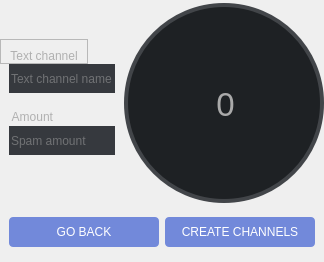
                   <widget class="QWidget" name="create_channels_page">
                    <layout class="QVBoxLayout" name="verticalLayout_14">
                     <property name="spacing">
                      <number>0</number>
                     </property>
                     <property name="leftMargin">
                      <number>0</number>
                     </property>
                     <property name="topMargin">
                      <number>0</number>
                     </property>
                     <property name="rightMargin">
                      <number>0</number>
                     </property>
                     <property name="bottomMargin">
                      <number>0</number>
                     </property>
                     <item>
                      <widget class="QFrame" name="frame_32">
                       <property name="sizePolicy">
                        <sizepolicy hsizetype="Preferred" vsizetype="Expanding">
                         <horstretch>0</horstretch>
                         <verstretch>0</verstretch>
                        </sizepolicy>
                       </property>
                       <property name="cursor">
                        <cursorShape>ArrowCursor</cursorShape>
                       </property>
                       <property name="frameShape">
                        <enum>QFrame::NoFrame</enum>
                       </property>
                       <property name="frameShadow">
                        <enum>QFrame::Raised</enum>
                       </property>
                       <layout class="QHBoxLayout" name="horizontalLayout_42">
                        <property name="spacing">
                         <number>0</number>
                        </property>
                        <property name="leftMargin">
                         <number>0</number>
                        </property>
                        <property name="topMargin">
                         <number>0</number>
                        </property>
                        <property name="rightMargin">
                         <number>0</number>
                        </property>
                        <property name="bottomMargin">
                         <number>0</number>
                        </property>
                        <item>
                         <widget class="QFrame" name="frame_33">
                          <property name="sizePolicy">
                           <sizepolicy hsizetype="Preferred" vsizetype="Fixed">
                            <horstretch>0</horstretch>
                            <verstretch>0</verstretch>
                           </sizepolicy>
                          </property>
                          <property name="frameShape">
                           <enum>QFrame::NoFrame</enum>
                          </property>
                          <property name="frameShadow">
                           <enum>QFrame::Raised</enum>
                          </property>
                          <layout class="QVBoxLayout" name="verticalLayout_15">
                           <property name="spacing">
                            <number>0</number>
                           </property>
                           <property name="leftMargin">
                            <number>0</number>
                           </property>
                           <property name="topMargin">
                            <number>0</number>
                           </property>
                           <property name="rightMargin">
                            <number>0</number>
                           </property>
                           <property name="bottomMargin">
                            <number>0</number>
                           </property>
                           <item alignment="Qt::AlignLeft|Qt::AlignBottom">
                            <widget class="QFrame" name="frame_36">
                             <property name="frameShape">
                              <enum>QFrame::StyledPanel</enum>
                             </property>
                             <property name="frameShadow">
                              <enum>QFrame::Raised</enum>
                             </property>
                             <layout class="QHBoxLayout" name="horizontalLayout_46">
                              <property name="bottomMargin">
                               <number>0</number>
                              </property>
                              <item>
                               <widget class="QPushButton" name="channel_type_button">
                                <property name="cursor">
                                 <cursorShape>PointingHandCursor</cursorShape>
                                </property>
                                <property name="styleSheet">
                                 <string notr="true">color:rgb(176, 176, 176);
border:None</string>
                                </property>
                                <property name="text">
                                 <string>Text channel</string>
                                </property>
                               </widget>
                              </item>
                             </layout>
                            </widget>
                           </item>
                           <item alignment="Qt::AlignTop">
                            <widget class="QFrame" name="frame_35">
                             <property name="sizePolicy">
                              <sizepolicy hsizetype="Preferred" vsizetype="Preferred">
                               <horstretch>0</horstretch>
                               <verstretch>0</verstretch>
                              </sizepolicy>
                             </property>
                             <property name="minimumSize">
                              <size>
                               <width>0</width>
                               <height>100</height>
                              </size>
                             </property>
                             <property name="maximumSize">
                              <size>
                               <width>16777215</width>
                               <height>16777215</height>
                              </size>
                             </property>
                             <property name="styleSheet">
                              <string notr="true">QLineEdit{
background:rgb(54,57,62);
color:rgb(170, 170, 170);
border:None;}</string>
                             </property>
                             <property name="frameShape">
                              <enum>QFrame::NoFrame</enum>
                             </property>
                             <property name="frameShadow">
                              <enum>QFrame::Raised</enum>
                             </property>
                             <layout class="QVBoxLayout" name="verticalLayout_16">
                              <property name="spacing">
                               <number>2</number>
                              </property>
                              <property name="topMargin">
                               <number>0</number>
                              </property>
                              <item>
                               <widget class="QLineEdit" name="channel_name_entry">
                                <property name="sizePolicy">
                                 <sizepolicy hsizetype="Minimum" vsizetype="Fixed">
                                  <horstretch>0</horstretch>
                                  <verstretch>0</verstretch>
                                 </sizepolicy>
                                </property>
                                <property name="maximumSize">
                                 <size>
                                  <width>16777215</width>
                                  <height>30</height>
                                 </size>
                                </property>
                                <property name="text">
                                 <string/>
                                </property>
                                <property name="placeholderText">
                                 <string>Text channel name</string>
                                </property>
                               </widget>
                              </item>
                              <item alignment="Qt::AlignBottom">
                               <widget class="QLabel" name="label_11">
                                <property name="styleSheet">
                                 <string notr="true">color:rgb(176, 176, 176);</string>
                                </property>
                                <property name="text">
                                 <string> Amount</string>
                                </property>
                               </widget>
                              </item>
                              <item>
                               <widget class="QLineEdit" name="spam_amount_c">
                                <property name="sizePolicy">
                                 <sizepolicy hsizetype="Minimum" vsizetype="Fixed">
                                  <horstretch>0</horstretch>
                                  <verstretch>0</verstretch>
                                 </sizepolicy>
                                </property>
                                <property name="minimumSize">
                                 <size>
                                  <width>0</width>
                                  <height>0</height>
                                 </size>
                                </property>
                                <property name="maximumSize">
                                 <size>
                                  <width>16777215</width>
                                  <height>30</height>
                                 </size>
                                </property>
                                <property name="placeholderText">
                                 <string>Spam amount</string>
                                </property>
                               </widget>
                              </item>
                             </layout>
                            </widget>
                           </item>
                          </layout>
                         </widget>
                        </item>
                        <item>
                         <widget class="QFrame" name="frame_34">
                          <property name="frameShape">
                           <enum>QFrame::NoFrame</enum>
                          </property>
                          <property name="frameShadow">
                           <enum>QFrame::Raised</enum>
                          </property>
                          <layout class="QHBoxLayout" name="horizontalLayout_45">
                           <property name="leftMargin">
                            <number>0</number>
                           </property>
                           <property name="topMargin">
                            <number>3</number>
                           </property>
                           <property name="rightMargin">
                            <number>0</number>
                           </property>
                           <property name="bottomMargin">
                            <number>0</number>
                           </property>
                           <item>
                            <widget class="QFrame" name="create_channels_progresss_bar">
                             <property name="sizePolicy">
                              <sizepolicy hsizetype="Fixed" vsizetype="Fixed">
                               <horstretch>0</horstretch>
                               <verstretch>0</verstretch>
                              </sizepolicy>
                             </property>
                             <property name="minimumSize">
                              <size>
                               <width>200</width>
                               <height>200</height>
                              </size>
                             </property>
                             <property name="styleSheet">
                              <string notr="true">background:rgb(66,69,73);
border-radius:100px</string>
                             </property>
                             <property name="frameShape">
                              <enum>QFrame::NoFrame</enum>
                             </property>
                             <property name="frameShadow">
                              <enum>QFrame::Raised</enum>
                             </property>
                             <layout class="QHBoxLayout" name="horizontalLayout_43">
                              <property name="spacing">
                               <number>0</number>
                              </property>
                              <property name="leftMargin">
                               <number>0</number>
                              </property>
                              <property name="topMargin">
                               <number>0</number>
                              </property>
                              <property name="rightMargin">
                               <number>0</number>
                              </property>
                              <property name="bottomMargin">
                               <number>0</number>
                              </property>
                              <item alignment="Qt::AlignHCenter">
                               <widget class="QFrame" name="createChannelsProgress">
                                <property name="sizePolicy">
                                 <sizepolicy hsizetype="Minimum" vsizetype="Minimum">
                                  <horstretch>0</horstretch>
                                  <verstretch>0</verstretch>
                                 </sizepolicy>
                                </property>
                                <property name="minimumSize">
                                 <size>
                                  <width>200</width>
                                  <height>200</height>
                                 </size>
                                </property>
                                <property name="styleSheet">
                                 <string notr="true">border-radius:100px;
background:qconicalgradient(cx:0.5, cy:0.5, angle:90, stop:0.999 rgba(0, 0, 0, 0), stop:1.000 rgba(0, 184, 163,255))
</string>
                                </property>
                                <property name="frameShape">
                                 <enum>QFrame::NoFrame</enum>
                                </property>
                                <property name="frameShadow">
                                 <enum>QFrame::Raised</enum>
                                </property>
                                <layout class="QHBoxLayout" name="horizontalLayout_44">
                                 <property name="spacing">
                                  <number>0</number>
                                 </property>
                                 <property name="leftMargin">
                                  <number>0</number>
                                 </property>
                                 <property name="topMargin">
                                  <number>0</number>
                                 </property>
                                 <property name="rightMargin">
                                  <number>0</number>
                                 </property>
                                 <property name="bottomMargin">
                                  <number>0</number>
                                 </property>
                                 <item>
                                  <widget class="QFrame" name="create_channels_progress_cap">
                                   <property name="sizePolicy">
                                    <sizepolicy hsizetype="Fixed" vsizetype="Fixed">
                                     <horstretch>0</horstretch>
                                     <verstretch>0</verstretch>
                                    </sizepolicy>
                                   </property>
                                   <property name="minimumSize">
                                    <size>
                                     <width>192</width>
                                     <height>192</height>
                                    </size>
                                   </property>
                                   <property name="styleSheet">
                                    <string notr="true">background:rgb(30,33,36);
border-radius:96px</string>
                                   </property>
                                   <property name="frameShape">
                                    <enum>QFrame::NoFrame</enum>
                                   </property>
                                   <property name="frameShadow">
                                    <enum>QFrame::Raised</enum>
                                   </property>
                                   <widget class="QLabel" name="create_channels_percent_label">
                                    <property name="geometry">
                                     <rect>
                                      <x>40</x>
                                      <y>68</y>
                                      <width>115</width>
                                      <height>59</height>
                                     </rect>
                                    </property>
                                    <property name="font">
                                     <font>
                                      <pointsize>25</pointsize>
                                     </font>
                                    </property>
                                    <property name="styleSheet">
                                     <string notr="true">color:rgb(170, 170, 170)</string>
                                    </property>
                                    <property name="text">
                                     <string>0</string>
                                    </property>
                                    <property name="alignment">
                                     <set>Qt::AlignCenter</set>
                                    </property>
                                   </widget>
                                  </widget>
                                 </item>
                                </layout>
                               </widget>
                              </item>
                             </layout>
                            </widget>
                           </item>
                          </layout>
                         </widget>
                        </item>
                       </layout>
                      </widget>
                     </item>
                     <item>
                      <widget class="QFrame" name="frame_31">
                       <property name="sizePolicy">
                        <sizepolicy hsizetype="Preferred" vsizetype="Minimum">
                         <horstretch>0</horstretch>
                         <verstretch>0</verstretch>
                        </sizepolicy>
                       </property>
                       <property name="minimumSize">
                        <size>
                         <width>0</width>
                         <height>0</height>
                        </size>
                       </property>
                       <property name="styleSheet">
                        <string notr="true">QPushButton{
background:rgb(114,137,218);
color:white;
border-radius:4px}
QPushButton:hover{
background:rgb(131, 160, 252);
}</string>
                       </property>
                       <property name="frameShape">
                        <enum>QFrame::NoFrame</enum>
                       </property>
                       <property name="frameShadow">
                        <enum>QFrame::Raised</enum>
                       </property>
                       <layout class="QHBoxLayout" name="horizontalLayout_41">
                        <property name="topMargin">
                         <number>14</number>
                        </property>
                        <property name="bottomMargin">
                         <number>15</number>
                        </property>
                        <item>
                         <widget class="QPushButton" name="go_back_button_createChannels">
                          <property name="minimumSize">
                           <size>
                            <width>0</width>
                            <height>30</height>
                           </size>
                          </property>
                          <property name="cursor">
                           <cursorShape>PointingHandCursor</cursorShape>
                          </property>
                          <property name="text">
                           <string>GO BACK</string>
                          </property>
                         </widget>
                        </item>
                        <item>
                         <widget class="QPushButton" name="start_creating_channels_button">
                          <property name="minimumSize">
                           <size>
                            <width>0</width>
                            <height>30</height>
                           </size>
                          </property>
                          <property name="cursor">
                           <cursorShape>PointingHandCursor</cursorShape>
                          </property>
                          <property name="text">
                           <string>CREATE CHANNELS</string>
                          </property>
                         </widget>
                        </item>
                       </layout>
                      </widget>
                     </item>
                    </layout>
                   </widget>
